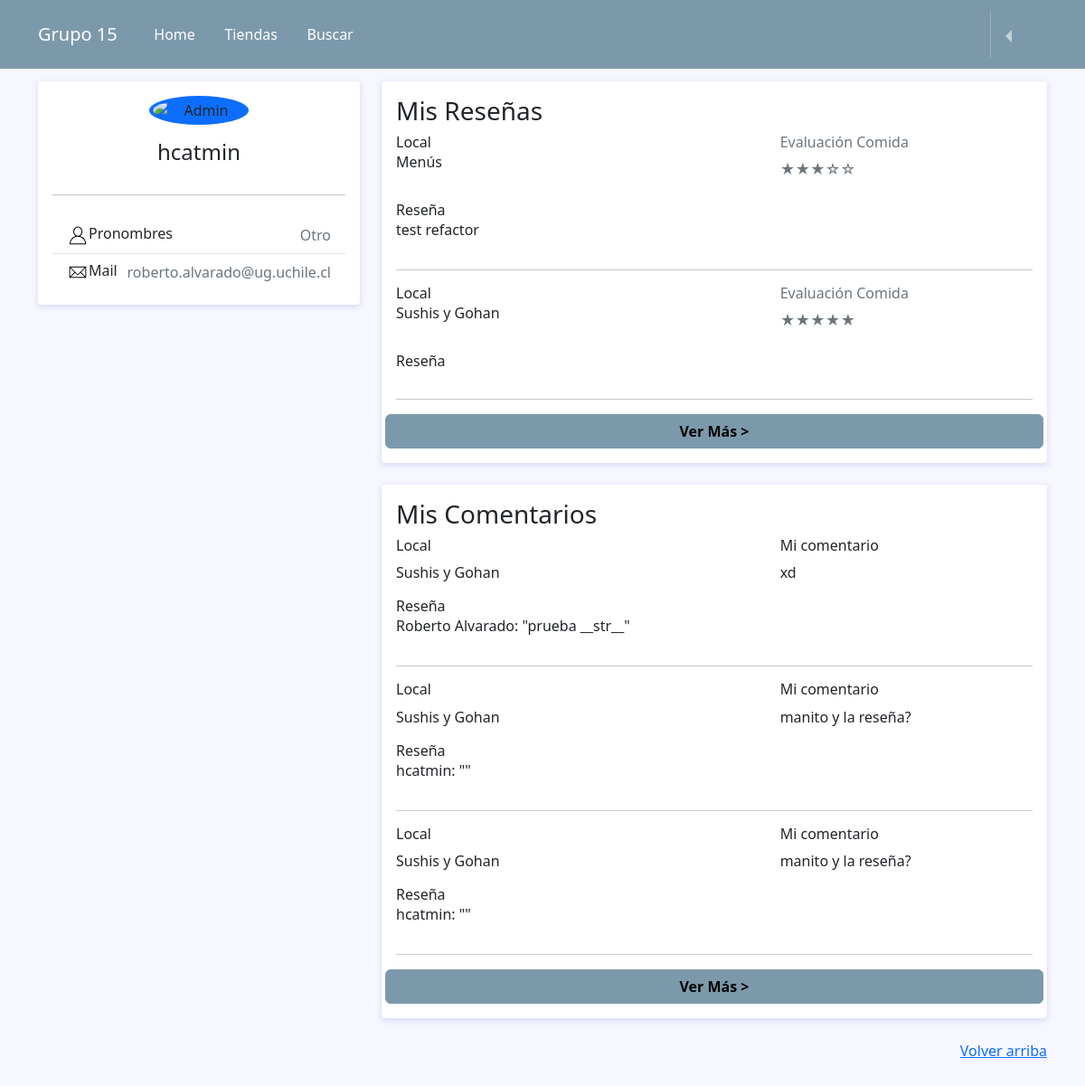
The app's page /profile/ (signed in) with its own data.
### reviews/models.py (models this page shows, shortened)
class User(AbstractUser):
  pronombres = [('La','La'),('El','El'), ('Le','Le'),('Otro','Otro')]
  pronombre = models.CharField(max_length=5,choices=pronombres)

class Evaluacion(models.Model):
    usuario = models.ForeignKey(User, on_delete=models.CASCADE)
    local_comida = models.ForeignKey(Puesto_de_comida, related_name='evaluaciones', on_delete=models.CASCADE)
    detalle = models.TextField(blank=True)
    calificacion_comida = models.IntegerField()
    calificacion_precio = models.IntegerField()
    calificacion_presentacion = models.IntegerField()
    fecha = models.DateTimeField(auto_now_add=True)
    usuario_dio_like = models.ManyToManyField(User, related_name='like_reviews', blank=True)
    usuario_dio_dislike = models.ManyToManyField(User, related_name='dislike_reviews', blank=True)

class Puesto_de_comida(models.Model):
    nombre = models.CharField(max_length=200)
    dueño = models.CharField(max_length=200, blank=True)
    FotoLocal = models.ImageField(upload_to='Fotos_locales/', null=True, blank=True)
    def __str__(self):
        return self.nombre

class Comentario(models.Model):
    evaluacion = models.ForeignKey(Evaluacion, related_name='calificaciones', on_delete=models.CASCADE)
    comentarista = models.ForeignKey(User, on_delete=models.CASCADE)
    comentario = models.TextField(blank=False)
    es_util = models.BooleanField(default=False)
    like_comentario = models.IntegerField(default=0)
    dislike_comentario = models.IntegerField(default=0)
    fechacomentario = models.DateTimeField(auto_now_add=True)

### reviews/views.py (the view)
# urls.py: path('profile/', perfil, name="profile"),
@login_required
def perfil(request):
    reviews_usuario = Evaluacion.objects.filter(usuario_id = request.user)
    comentarios_usuario = Comentario.objects.filter(comentarista = request.user)
    return render(request, "perfil.html", {"reviews_usuario" : reviews_usuario, "comentarios_usuario" : comentarios_usuario})

### templates/perfil.html (shortened to what this page needs)
{% extends 'base.html' %}
{% load static %}
{% block content %}
<head>
  <link rel="stylesheet">
  <link href="https://cdnjs.cloudflare.com/ajax/libs/font-awesome/5.11.2/css/all.min.css" rel="stylesheet">
  <link rel="stylesheet" href="{% static 'css/perfil.css' %}">
</head>
{% if request.user.is_authenticated %}
<div class="container">
  <div class="main-body">
    <div class="row">
      <div class="col-lg-4">
        <div class="card">
          <div class="card-body">
            <div class="d-flex flex-column align-items-center text-center">
              <img src="https://cdn-icons-png.flaticon.com/512/149/149071.png?w=740&t=st=1688231463~exp=1688232063~hmac=ebc33f7db0736a6bbfe91501a4693152d8b848fbe1c4ccbad5159473861be23a" alt="Admin" class="rounded-circle p-1 bg-primary" width="110">
              <div class="mt-3">
                <h4>{{request.user.username}}</h4>
              </div>
            </div>
            <hr class="my-4">
            <ul class="list-group list-group-flush">
              <li class="list-group-item d-flex justify-content-between align-items-center flex-wrap">
                <h6 class="mb-0">Pronombres</h6>
                <span class="text-secondary">{{request.user.pronombre}}</span>
              </li>
              <li class="list-group-item d-flex justify-content-between align-items-center flex-wrap">
                <h6 class="mb-0">Mail</h6>
                <span class="text-secondary">{{request.user.email}}</span>
              </li>
            </ul>
          </div>
        </div>
      </div>
      <div class="col-lg-8">
        <div class="card">
          <div class="card-body">
          <h3>Mis Reseñas</h3>
          {% for review in reviews_usuario|slice:":3" %}
            <div class="row mb-3">
              <div class="col-sm-7">
                <h6 class="mb-0">Local</h6>
                <p>{{review.local_comida}}</p>
              </div>
              <div class="col-sm-5 text-secondary">
                <h6>Evaluación Comida</h6>
                    {% if review.calificacion_comida == 3 %}
                      <span>★★★☆☆</span>
                    {% endif %}
                    {% if review.calificacion_comida == 5 %}
                      <span>★★★★★</span>
                    {% endif %}
              </div>
            </div>
            <div class="row mb-7">
              <div class="col-sm-10">
                <h6 class="mb-0">Reseña</h6>
                <p>{{review.detalle}}</p>
              </div>
            </div>
            <hr>
          {% empty %}
          <h6>No has realizado reseñas</h6>
          {% endfor %}
            <div class="row">
              <button class="btn see-more" id="see-more" data-toggle="modal" data-target="#exampleModal">Ver Más ></button>
            </div>
          </div>
        </div>
        <div class="row">
          <div class="col-sm-12">
            <div class="card">
              <div class="card-body">
                <h3>Mis Comentarios</h3>
              {% for comentario in comentarios_usuario|slice:":3" %}
                <div class="row mb-3">
                  <div class="col-sm-7">
                    <h6 class="d-flex align-items-center">Local</h5>
                    <p>{{comentario.evaluacion.local_comida}}</p>
                  </div>
                  <div class="col-sm-5">
                    <h6>Mi comentario</h6>
                    <p>{{comentario.comentario}}</p>
                  </div>
                  <div class="row mb-7">
                    <div class="col-sm-7">
                      <h6 class="mb-0">Reseña</h6>
                      <p>{{comentario.evaluacion.usuario}}: "{{comentario.evaluacion.detalle}}"</p>
                    </div>
                  </div>
                </div>
                <hr>
              {% empty %}
              <h6>Aun no has realizado comentarios</h6>
              {% endfor %}
                <div class="row">
                  <button class="btn see-more" id="see-more" data-toggle="modal" data-target="#commentsModal">Ver Más ></button>
                </div>
              </div>
            </div>
          </div>
        </div>
      </div>
    </div>
  </div>
</div>
{%endif%}
{% endblock %}

### static/css/style.css (style rules this page uses)
body { background-color: #D3DEDC; padding-top: 70px; padding-bottom: 90px; }

### static/css/perfil.css (style rules this page uses)
body { background: #f7f7ff; margin-top:20px; }
.card { position: relative; display: flex; flex-direction: column; min-width: 0; word-wrap: break-word; background-color: #fff; background-clip: border-box; border: 0 solid transparent; border-radius: .25rem; margin-bottom: 1.5rem; box-shadow: 0 2px 6px 0 rgb(218 218 253 / 65%), 0 2px 6px 0 rgb(206 206 238 / 54%); }
.see-more { background-color: #7C99AC; color: black; font-weight: bold; border-color: #7C99AC; }

### records on screen
User: user.username "hcatmin", user.pronombre "Otro", user.email "roberto.alvarado@ug.uchile.cl"
Evaluacion: local_comida "Menús", detalle "test refactor"
Evaluacion: local_comida "Sushis y Gohan"
Comentario: evaluacion.local_comida "Sushis y Gohan", comentario "xd", evaluacion.usuario "Roberto Alvarado", evaluacion.detalle "prueba __str__"
Comentario: evaluacion.local_comida "Sushis y Gohan", comentario "manito y la reseña?", evaluacion.usuario "hcatmin"
Comentario: evaluacion.local_comida "Sushis y Gohan", comentario "manito y la reseña?", evaluacion.usuario "hcatmin"
